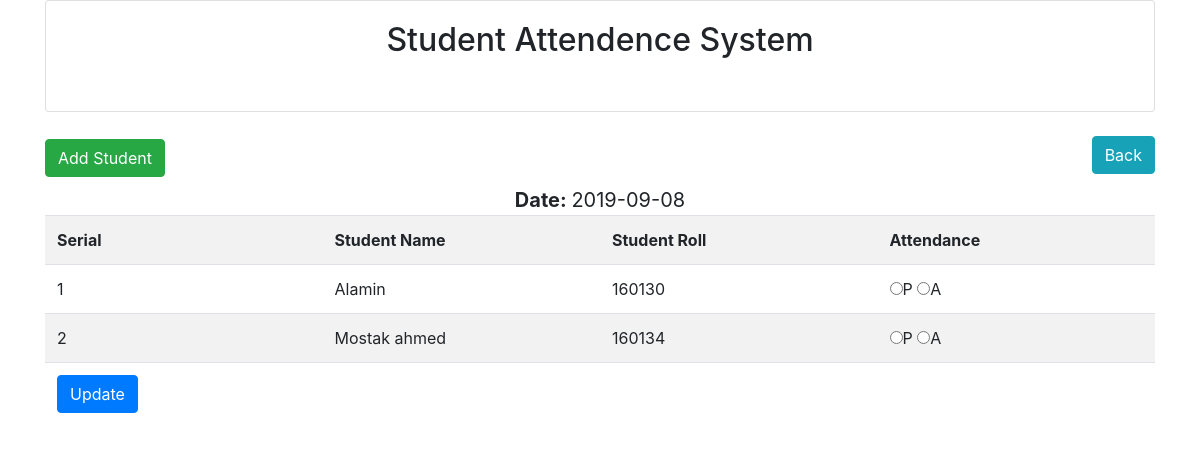
/student_view.php?dt=2019-09-08, run on the app's committed database.
### tables this page shows
CREATE TABLE `tbl_student` (
  `id` int(11) NOT NULL,
  `name` varchar(255) NOT NULL,
  `roll` int(11) NOT NULL
);

CREATE TABLE `tbl_attendance` (
  `id` int(11) NOT NULL,
  `roll` int(11) NOT NULL,
  `attend` varchar(255) NOT NULL,
  `att_time` date NOT NULL
);

### lib/Database.php (called while the page is built, shortened)
<?php
Class Database{
 public $host   = DB_HOST;
 public $user   = DB_USER;
 public $pass   = DB_PASS;
 public $dbname = DB_NAME;
 public $link;
private function connectDB(){
 $this->link = new mysqli($this->host, $this->user, $this->pass,
  $this->dbname);
 }
public function select($query){
  $result = $this->link->query($query) or
   die($this->link->error.__LINE__);
  if($result->num_rows > 0){
    return $result;
  } else {
    return false;
  }
 }
}
?>

### lib/Student.php (called while the page is built, shortened)
<?php
include 'lib/Database.php';
?>
<?php
class Student
{
   private $db;
   public function __construct()
    {
    $this->db = new Database();
    }
    public function getAllData($dt)
    {
    $query =" SELECT tbl_student.name, tbl_attendance.*
    FROM tbl_student
    INNER JOIN tbl_attendance
    ON tbl_student.roll = tbl_attendance.roll
    WHERE att_time = '$dt'";
    return ($this->db->select($query));
    }
}

### student_view.php (the view, shortened to what this page needs)
<?php
include 'inc/header.php';
include 'lib/Student.php';
?>
<?php
$stu = new Student();
$dt_date = $_GET['dt'];
?>
<div class = " panel panel-default">
  <div class =" panel-heading">
    <h2>
    <a class =" btn btn-success " href = "add.php "> Add Student</a>
    <a class =" btn btn-info float-right " href = "date_view.php"> Back </a>
    </h2>
  </div>
  <div class= " panel-body">
  <div class="well text-center" style ="font-size: 20px">
  <strong>Date: </strong> <?php echo $dt_date; ?>
  </div>
   <form action = "" method ="post">
      <table class =" table table-striped">
      <tr>
      <th width = "25%"> Serial </th>
      <th width = "25%"> Student Name </th>
      <th width = "25%"> Student Roll </th>
      <th width = "25%"> Attendance </th>
      </tr>
      <?php
      $get_student = $stu->getAllData($dt_date);
      if($get_student){
      $i=0;
      while ($value = $get_student->fetch_assoc()){
        $i++;
      ?>
       <tr>
      <td><?php echo $i; ?></td>
      <td><?php echo $value['name']; ?> </td>
      <td><?php echo $value['roll']; ?> </td>
      <td>
      <input type ="radio" name= "attend[<?php echo $value['roll']; ?>]" value ="present" <?php if($value['attend'] == "present") {echo "checked ";}?> >P
      <input type ="radio" name= "attend[<?php echo $value['roll']; ?>]" value ="absent" <?php if($value['attend'] == "absent") {echo "checked ";}?> >A
      </td>
      </tr>
      <?php } } ?>
     <tr>
         <td colspan = "4">
         <input type ="submit" class="btn btn-primary" name ="submit" value="Update">
      </td>
      </tr>
      </table>
    </form>
  </div>
</div>
<?php include 'inc/footer.php'; ?>

### data on the page
tbl_student: name "Alamin", tbl_attendance.roll "160130"
tbl_student: name "Mostak ahmed", tbl_attendance.roll "160134"

### other printed values
$dt_date "2019-09-08"
